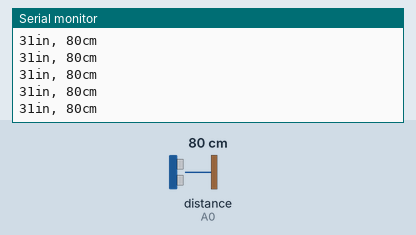
This sketch was run on a simulated Arduino Uno, built with avr-gcc and run on an emulated ATmega328P. On the bench: the last lines printed to the serial monitor. Wiring (inferred from the names in the program): ultrasonic range finder: trigger A1; echo A0. Inputs (shaded band) come from the test bench; at power-on: distance to the obstacle (sensor on A0) 80 cm. The echo pulse lasts 58.3 µs per cm.

Above: at 1.2 s.
1.3 s: distance to the obstacle (sensor on A0) set to 2 cm
At 1.38 s:
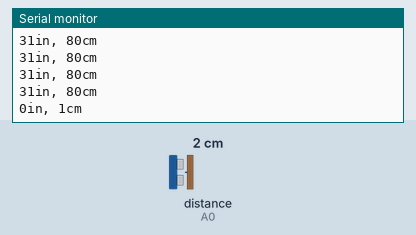
4.3 s: distance to the obstacle (sensor on A0) set to 4 cm
At 4.3 s:
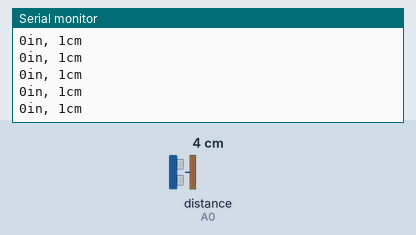
5.8 s: distance to the obstacle (sensor on A0) set to 35 cm
At 5.82 s:
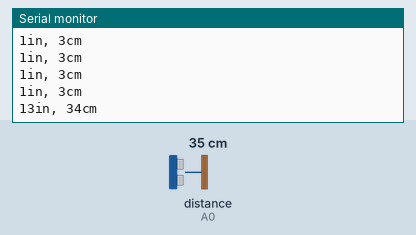
Timing chart, 0 to 8.8 s (numbered marks = the images above; inputs shaded):
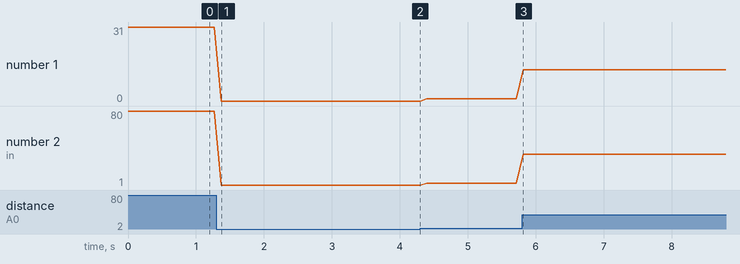

The sketch:

Ping_4Pin.ino
```cpp
/* Ping))) Sensor

   This program reads a HC-SR04 ultrasonic rangefinder (URF) and returns
   the distance to the closest object in range. To do this, it sends
   a pulse to the sensor to initiate a reading, then listens for a pulse
   to return.  The length of the returning pulse is proportional to
   the distance of the object from the sensor.

   The circuit:
	* Vcc  connection of the HC-SR04 attached to +5V
        * Echo connection of the HC-SR04 attached to A0
        * Trig connection of the HC-SR04 attached to A1
	* Gnd  connection of the HC-SR04 attached to ground

   Created   3 Nov 2008 by David A. Mellis
   Modified 30 Aug 2011 by Tom Igoe
   Modified 12 Jan 2013 by F. Zia to implement HC-SR04 4-pin interface
   Modified 03 Mar 2021 by O. Atolagbe
   Part 2:
*/

// Arduino pin numbers for the sensor output and input pins
const int pingEcho = A0, pingTrig = A1;

void setup() {
  // initialize serial communication
  Serial.begin(9600);
  // initialize sensor pins
  pinMode(pingEcho,  INPUT); // change A0 pin mode to digital input
  pinMode(pingTrig, OUTPUT); // change A1 pin mode to digital output
}

void loop()
{
  // establish variables for duration of the ping,
  // and the distance result in inches and centimeters:
  long duration, inches, cm;

  // The HC-SR04 is triggered by a HIGH pulse of 2 or more microseconds.
  // Give a short LOW pulse beforehand to ensure a clean HIGH pulse
  digitalWrite(pingTrig,  LOW);
  delayMicroseconds(2);
  digitalWrite(pingTrig, HIGH);
  delayMicroseconds(10);
  digitalWrite(pingTrig,  LOW);

  // The Echo pin is used to read the signal from HC-SR04; a HIGH
  // pulse whose duration is the time (in microseconds) from the sending
  // of the ping to the reception of its echo off of an object.
  duration = pulseIn(pingEcho, HIGH);

  // convert the time into a distance
  inches = microsecondsToInches(duration);
  cm = microsecondsToCentimeters(duration);

  Serial.print(inches);
  Serial.print("in, ");
  Serial.print(cm);
  Serial.print("cm");
  Serial.println();

  delay(100);
}

long microsecondsToInches(long microseconds)
{
  // According to the Ping sensor datasheet, there are
  // 73.746 microseconds per inch (i.e. sound travels at 1130 feet per
  // second).  This gives the distance travelled by the ping, outbound
  // and return, so we divide by 2 to get the distance of the obstacle.

  return microseconds / 73.8 / 2;
}

long microsecondsToCentimeters(long microseconds)
{
  // The speed of sound is 340 m/s or 29 microseconds per centimeter.
  // The ping travels out and back, so to find the distance of the
  // object we take half of the distance travelled.

  return microseconds / 28.9 / 2;
}
```

Measured:
- after the input at 1.3 s, the serial monitor: prints a new line after 0.07 s (image 1)
- after the input at 5.8 s, the serial monitor: prints a new line at once (image 3)
- plotted number 1: 31 → 0 after the input at 1.3 s, 1 → 13 after the input at 5.8 s
- plotted number 2: 80 → 1 after the input at 1.3 s, 1 → 3 after the input at 4.3 s, 3 → 34 after the input at 5.8 s
